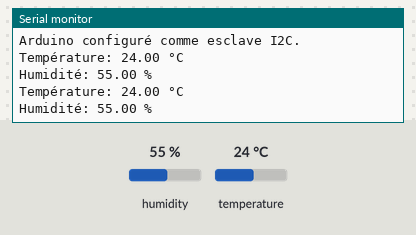
A sketch run on a simulated Arduino Uno, built with avr-gcc and run on an emulated ATmega328P. Parts: the last lines printed to the serial monitor. The test bench sets the inputs (shaded band); at power-on: humidity 55 %, temperature 24 °C.

Above: at 2.9 s.
3.0 s: humidity set to 22 %
At 5.1 s:
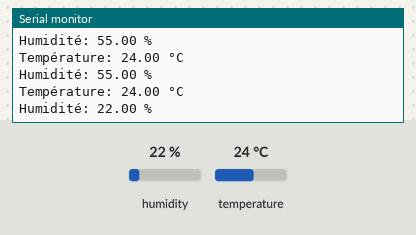
5.8 s: temperature set to 12 °C
At 7.3 s:
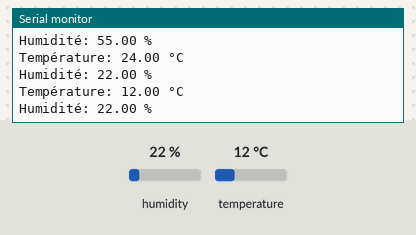
8.6 s: humidity set to 40 %
At 11.5 s:
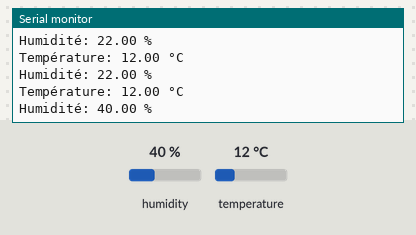
Timing chart, 0 to 13.0 s (numbered marks = the images above; inputs shaded):
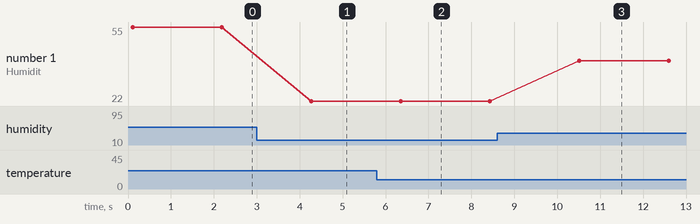

The sketch:

Arduino_part.ino
```cpp
#include <Wire.h>
#include <Adafruit_AHTX0.h>

// Création de l'objet capteur
Adafruit_AHTX0 aht;

// Adresse I2C de l'Arduino (esclave)
#define SLAVE_ADDRESS 0x08

float temperature = 0.0, humidity = 0.0;

void setup() {
  // Initialisation de la communication série
  Serial.begin(9600);

  // Initialisation du capteur AHT10
  if (!aht.begin()) {
    Serial.println("Impossible de trouver un AHT10, vérifiez vos connexions !");
    while (1);
  }
  Serial.println("AHT10 initialisé.");

  // Initialisation en tant qu'esclave I2C
  Wire.begin(SLAVE_ADDRESS);
  Wire.onRequest(sendData); // Appelé lorsqu'une donnée est demandée par le maître

  Serial.println("Arduino configuré comme esclave I2C.");
}

void loop() {
  // Lecture des valeurs du capteur
  sensors_event_t humidityEvent, tempEvent;
  aht.getEvent(&humidityEvent, &tempEvent);

  // Stockage des données dans des variables globales
  temperature = tempEvent.temperature;
  humidity = humidityEvent.relative_humidity;

  // Affichage des valeurs dans la console série
  Serial.print("Température: ");
  Serial.print(temperature);
  Serial.println(" °C");
  Serial.print("Humidité: ");
  Serial.print(humidity);
  Serial.println(" %");

  delay(2000); // Pause avant la prochaine lecture
}

// Fonction appelée lorsque l'ESP32 demande des données
void sendData() {
  // Envoi des données sous forme de chaîne formatée
  String data = String(temperature, 1) + "," + String(humidity, 1); // Exemple: "25.3,60.2"
  Wire.write(data.c_str()); // Envoi des données au maître
}
```

Measured:
- after the input at 3.0 s, the serial monitor: prints a new line after 1.3 s (image 1)
- after the input at 5.8 s, the serial monitor: prints a new line after 0.53 s (image 2)
- after the input at 8.6 s, the serial monitor: prints a new line after 1.9 s (image 3)
- plotted number 1: 55 → 22 after the input at 3.0 s, 22 → 40 after the input at 8.6 s
